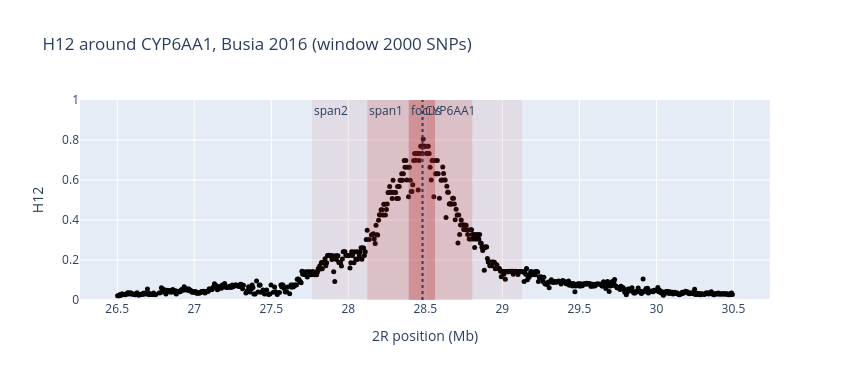

Source (notebook cell):
### Code cell
def plot_h12(df_h12, sig, gene, title):
    fig = go.Figure()
    for name, alpha in [("span2", 0.08), ("span1", 0.15), ("focus", 0.3)]:
        fig.add_vrect(x0=sig[f"{name}_pstart"] / 1e6, x1=sig[f"{name}_pstop"] / 1e6,
                      fillcolor="firebrick", opacity=alpha, line_width=0,
                      annotation_text=name, annotation_position="top left")
    fig.add_trace(go.Scatter(x=df_h12["position"] / 1e6, y=df_h12["h12"], mode="markers",
                             marker=dict(size=5, color="black"), name="H12"))
    fig.add_vline(x=(gene.start + gene.end) / 2e6, line_dash="dot", annotation_text=gene.Name)
    fig.update_layout(title=title, xaxis_title=f"{gene.contig} position (Mb)", yaxis_title="H12",
                      yaxis_range=[0, 1], width=850, height=380, showlegend=False)
    return fig


plot_h12(df_h12, sig, gene, f"H12 around {gene.Name}, Busia 2016 (window {H12_WINDOW} SNPs)")

### Figure 1 — Plotly figure (JSON) as saved in the notebook; plotly's stock layout.template omitted (floating-point values rounded to 4 significant figures; data arrays with more than 128 entries replaced by an {"elided": "..."} marker saying what was removed)
{"data": [{"marker": {"color": "black", "size": 5}, "mode": "markers", "name": "H12", "x": {"elided": "693 float values"}, "y": {"elided": "693 float values"}, "type": "scatter"}], "layout": {"shapes": [{"fillcolor": "firebrick", "line": {"width": 0}, "opacity": 0.08, "type": "rect", "x0": 27.76, "x1": 29.13, "xref": "x", "y0": 0, "y1": 1, "yref": "y domain"}, {"fillcolor": "firebrick", "line": {"width": 0}, "opacity": 0.15, "type": "rect", "x0": 28.12, "x1": 28.8, "xref": "x", "y0": 0, "y1": 1, "yref": "y domain"}, {"fillcolor": "firebrick", "line": {"width": 0}, "opacity": 0.3, "type": "rect", "x0": 28.39, "x1": 28.56, "xref": "x", "y0": 0, "y1": 1, "yref": "y domain"}, {"line": {"dash": "dot"}, "type": "line", "x0": 28.48, "x1": 28.48, "xref": "x", "y0": 0, "y1": 1, "yref": "y domain"}], "annotations": [{"showarrow": false, "text": "span2", "x": 27.76, "xanchor": "left", "xref": "x", "y": 1, "yanchor": "top", "yref": "y domain"}, {"showarrow": false, "text": "span1", "x": 28.12, "xanchor": "left", "xref": "x", "y": 1, "yanchor": "top", "yref": "y domain"}, {"showarrow": false, "text": "focus", "x": 28.39, "xanchor": "left", "xref": "x", "y": 1, "yanchor": "top", "yref": "y domain"}, {"showarrow": false, "text": "CYP6AA1", "x": 28.48, "xanchor": "left", "xref": "x", "y": 1, "yanchor": "top", "yref": "y domain"}], "yaxis": {"title": {"text": "H12"}, "range": [0, 1]}, "title": {"text": "H12 around CYP6AA1, Busia 2016 (window 2000 SNPs)"}, "xaxis": {"title": {"text": "2R position (Mb)"}}, "width": 850, "height": 380, "showlegend": false}}
